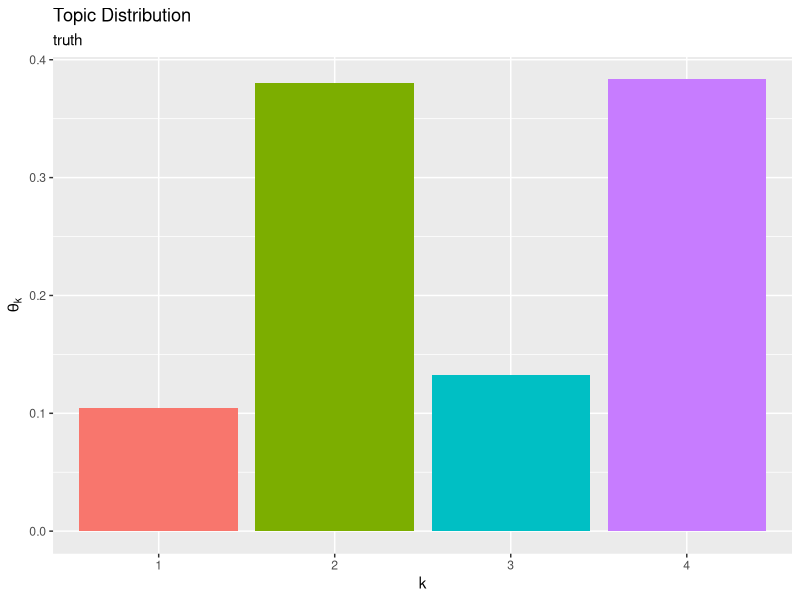
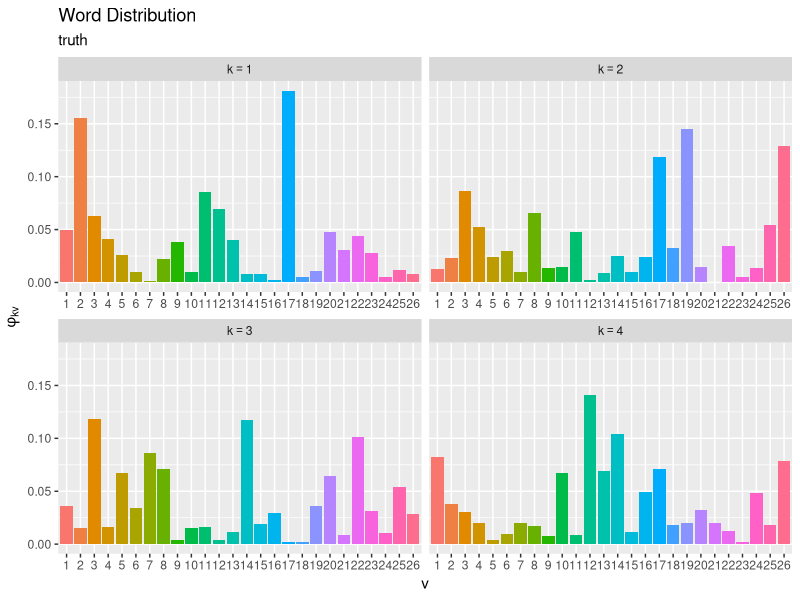

Reproduce these figures in R, in order. (Note: this script raises an error after producing the figures.)

# ch3.3 混合ユニグラムモデル:EMアルゴリズム(最尤推定) --------------------------

# 利用パッケージ
library(tidyverse)
library(gganimate)
library(gtools)

# チェック用
library(ggplot2)


# 文書データの簡易生成 --------------------------------------------------------------

### ・真の分布の設定 -----

# 文書数を指定
D <- 20

# 語彙数を指定
V <- 26

# トピック数を指定
K <- 4


# 真のトピック分布を生成
theta_true_k <- MCMCpack::rdirichlet(n = 1, alpha = rep(1, times = K)) |> 
  as.vector()

# 作図用のデータフレームを作成
true_topic_df <- tibble::tibble(
  topic = factor(1:K), # トピック番号
  probability = theta_true_k # 割り当て確率
)

# 真のトピック分布を作図
ggplot() + 
  geom_bar(data = true_topic_df, mapping = aes(x = topic, y = probability, fill = topic), 
           stat = "identity", show.legend = FALSE) + # トピック分布
  labs(title = "Topic Distribution", 
       subtitle = "truth", 
       x = "k", y = expression(theta[k]))


# 真の単語分布を生成
phi_true_kv <- MCMCpack::rdirichlet(n = K, alpha = rep(1, times = V))

# 作図用のデータフレームを作成
true_word_df <- phi_true_kv |> 
  tibble::as_tibble() |> 
  tibble::add_column(
    topic = factor(1:K) # トピック番号
  ) |> 
  tidyr::pivot_longer(
    cols = !topic, 
    names_to = "vocabulary", # 列名を語彙番号に変換
    names_prefix = "V", 
    names_ptypes = list(vocabulary = factor()), 
    values_to = "probability" # 出現確率列をまとめる
  )

# 真の単語分布を作図
ggplot() + 
  geom_bar(data = true_word_df, mapping = aes(x = vocabulary, y = probability, fill = vocabulary), 
           stat = "identity", show.legend = FALSE) + # 単語分布
  facet_wrap(topic ~ ., labeller = label_bquote(k==.(topic)), scales = "free_x") + # 分割
  labs(title = "Word Distribution", 
       subtitle = "truth", 
       x = "v", y = expression(phi[kv]))


### ・文書データの生成 -----

# 文書を生成
z_d  <- rep(NA, times = D)
N_d  <- rep(NA, times = D)
N_dv <- matrix(NA, nrow = D, ncol = V)
for(d in 1:D) {
  
  # 文書dのトピックを生成
  one_hot_k <- rmultinom(n = 1, size = 1, prob = theta_true_k) |> 
    as.vector()
  k <- which(one_hot_k == 1) # トピック番号を抽出
  z_d[d] <- k
  
  # 単語数を決定
  N_d[d] <- sample(100:200, size = 1) # 範囲を指定
  
  # トピックkに従い単語を生成
  N_dv[d, ] <- rmultinom(n = 1, size = N_d[d], prob = phi_true_kv[k, ]) |> 
    as.vector()
}

# 作図用のデータフレームを作成
freq_df <- N_dv |> 
  tibble::as_tibble() |> 
  tibble::add_column(
    document = factor(1:D), # 文書番号
    word_count = N_d, # 単語数
    topic = factor(z_d) # 割り当てトピック
  ) |> 
  tidyr::pivot_longer(
    cols = !c(document, word_count, topic), 
    names_to = "vocabulary", # 列名を語彙番号に変換
    names_prefix = "V", 
    names_ptypes = list(vocabulary = factor()), 
    values_to = "frequency" # 出現度数列をまとめる
  ) |> 
  dplyr::mutate(
    relative_frequency = frequency / N_d[d] # 相対度数
  )

# 度数を作図
ggplot() + 
  geom_bar(data = freq_df, mapping = aes(x = vocabulary, y = frequency, fill = vocabulary), 
           stat = "identity", show.legend = FALSE) + # 出現度数
  facet_wrap(document ~ ., labeller = label_bquote(list(d==.(document), N[d]==.(N_d[document]))), scales = "free_x") + # 分割
  labs(title = "Word Frequency", 
       x = "v", y = expression(N[dv]))

# 真のトピック分布を複製
tmp_word_df <- tidyr::expand_grid(
  document = factor(1:D), # 文書番号
  true_word_df
) |> # 文書数分にトピック分布を複製
  dplyr::filter(topic == z_d[document]) # 割り当てられたトピックを抽出
tmp_word_df

# 度数と単語分布を比較
ggplot() + 
  geom_bar(data = freq_df, mapping = aes(x = vocabulary, y = relative_frequency, fill = vocabulary, linetype = "sample"), 
           stat = "identity", alpha = 0.5) + # 出現度数
  geom_bar(data = tmp_word_df, mapping = aes(x = vocabulary, y = probability, color = vocabulary, linetype = "truth"), 
           stat = "identity", alpha = 0) + # 単語分布
  facet_wrap(document ~ ., labeller = label_bquote(list(d==.(document), z[d]==.(z_d[document]))), scales = "free_x") + # 分割
  scale_x_discrete(breaks = 1:V, labels = LETTERS[1:V]) + # x軸目盛:(雰囲気用の演出)
  scale_linetype_manual(breaks = c("sample", "truth"), values = c("solid", "dashed"), name = "distribution") + # 線の種類:(凡例表示用)
  guides(color = "none", fill = "none", 
         linetype = guide_legend(override.aes = list(color = c("black", "black"), fill = c("white", "white")))) + # 凡例の体裁:(凡例表示用)
  labs(title = "Word Frequency", 
       x = "v", y = expression(frac(N[dv], N[d])))


# EMアルゴリズム(最尤推定) --------------------------------------------------------------------

# トピック数を指定
K <- 4

# 文書数と語彙数を取得
D <- nrow(N_dv)
V <- ncol(N_dv)


# 試行回数を指定
MaxIter <- 20

# 負担率qの初期化
q_dk <- matrix(0, nrow = D, ncol = K)

# トピック分布θの初期化
tmp_theta_k <- runif(n = K, min = 0, max = 1)
theta_k     <- tmp_theta_k / sum(tmp_theta_k) # 正規化

# 単語分布Φの初期化
tmp_phi_kv <- runif(n = K*V, min = 0, max = 1) |> 
  matrix(nrow = K, ncol = V)
phi_kv     <- tmp_phi_kv / rowSums(tmp_phi_kv) # 正規化

# 推移の確認用の受け皿を作成
trace_theta_ki <- matrix(NA, nrow = K, ncol = MaxIter+1)
trace_phi_kvi  <- array(NA, dim = c(K, V, MaxIter+1))

# 初期値を保存
trace_theta_ki[, 1]  <- theta_k
trace_phi_kvi[, , 1] <- phi_kv

# EMアルゴリズムによる最尤推定
for(i in 1:MaxIter){
  
  # 次ステップのパラメータの初期化
  new_theta_k <- rep(0, K)
  new_phi_kv <- matrix(0, nrow = K, ncol = V)
  
  for(d in 1:D){ ## (各文書)
    for(k in 1:K){ ## (各トピック)
      
      # 負担率qの計算:式(3.3)
      log_term_k <- log(theta_k + 1e-7) + colSums(N_dv[d, ] * log(t(phi_kv) + 1e-7)) # 分子
      log_term_k <- log_term_k - min(log_term_k) # アンダーフロー対策
      log_term_k <- log_term_k - max(log_term_k) # オーバーフロー対策
      q_dk[d, k] <- exp(log_term_k[k]) / sum(exp(log_term_k)) # 正規化
      
      # トピック分布θの計算:式(3.7)の分子
      new_theta_k[k] <- new_theta_k[k] + q_dk[d, k]
      
      for(v in 1:V){ ## (各語彙)
        
        # 単語分布Φの計算:式(3.8)の分子
        new_phi_kv[k, v] <- new_phi_kv[k, v] + q_dk[d, k] * N_dv[d, v]
        
      } ## (各語彙)
    } ## (各トピック)
  } ## (各文書)
  
  # パラメータの正規化と更新
  theta_k <- new_theta_k / sum(new_theta_k)
  phi_kv  <- new_phi_kv / rowSums(new_phi_kv)
  
  # i回目の更新値を保存
  trace_theta_ki[, i+1]  <- theta_k
  trace_phi_kvi[, , i+1] <- phi_kv
  
  # 動作確認
  message("\r", i, "/", MaxIter, appendLF = FALSE)
}


# 推定結果の可視化 ---------------------------------------------------------------

### ・分布の確認 -----

# 作図用のデータフレームを作成
topic_df <- tibble::tibble(
  topic = factor(1:K), # トピック番号
  probability = theta_k # 割り当て確率
)

# 推定トピック分布を作図
ggplot() + 
  geom_bar(data = topic_df, mapping = aes(x = topic, y = probability, fill = topic), 
           stat = "identity", show.legend = FALSE) + # トピック分布
  labs(title = "Topic Distribution", 
       subtitle = "EM Algorithm", 
       x = "k", y = expression(theta[k]))


# 作図用のデータフレームを作成
word_df <- phi_kv |> 
  tibble::as_tibble() |> 
  tibble::add_column(
    topic = factor(1:K) # トピック番号
  ) |> 
  tidyr::pivot_longer(
    cols = !topic, 
    names_to = "vocabulary", # 列名を語彙番号に変換
    names_prefix = "V", 
    names_ptypes = list(vocabulary = factor()), 
    values_to = "probability" # 出現確率列をまとめる
  )

# 推定単語分布を作図
ggplot() + 
  geom_bar(data = word_df, mapping = aes(x = vocabulary, y = probability, fill = vocabulary), 
           stat = "identity", show.legend = FALSE) + # 単語分布
  facet_wrap(topic ~ ., labeller = label_bquote(k==.(topic)), scales = "free_x") + # 分割
  labs(title = "Word Distribution", 
       subtitle = "EM Algorithm", 
       x = "v", y = expression(phi[kv]))


### ・更新推移の確認 -----

# 作図用のデータフレームを作成
trace_topic_df <- trace_theta_ki |> 
  tibble::as_tibble() |> 
  tibble::add_column(
    topic = factor(1:K) # トピック番号
  ) |> 
  tidyr::pivot_longer(
    cols = !topic, 
    names_to = "iteration", # 列名を試行番号に変換
    names_prefix = "V", 
    names_transform = list(iteration = as.numeric), 
    values_to = "probability" # 割り当て確率列をまとめる
  ) |> 
  dplyr::mutate(
    iteration = iteration - 1
  )

# トピック分布の推移を作図
ggplot() + 
  geom_line(data = trace_topic_df, mapping = aes(x = iteration, y = probability, color = topic), 
            alpha = 0.5, size = 1) + # 更新推移
  labs(title = "Topic Distribution", 
       subtitle = "EM Algorithm", 
       color = "k", 
       x = "iteration", y = expression(theta[k]))


# 作図用のデータフレームを作成
trace_word_df <- trace_phi_kvi |> 
  tibble::as_tibble() |> 
  tibble::add_column(
    topic = factor(1:K) # トピック番号
  ) |> 
  tidyr::pivot_longer(
    cols = !topic, 
    names_to = "vi", # 列名を語彙番号×試行番号に変換
    names_prefix = "V", 
    names_transform = list("vi" = as.numeric), 
    values_to = "probability" # 出現確率列をまとめる
  ) |> 
  dplyr::arrange(vi, topic) |> 
  dplyr::bind_cols(
    tidyr::expand_grid(
      iteration = 0:MaxIter, # 試行番号
      vocabulary = factor(1:V), # 語彙番号
      tmp_topic = 1:K
    ) |> # 試行ごとに語彙番号を複製
      dplyr::select(!tmp_topic)
  )

# 単語分布の推移を作図
ggplot() + 
  geom_line(data = trace_word_df, mapping = aes(x = iteration, y = probability, color = vocabulary), 
            alpha = 0.5, size = 1) + # 更新推移
  facet_wrap(topic ~ ., labeller = label_bquote(k==.(topic))) + # 分割
  labs(title = "Topic Distribution", 
       subtitle = "EM Algorithm", 
       color = "v", 
       x = "iteration", y = expression(phi[kv]))


# 推定トピック分布のアニメーションを作図
anime_topic_graph <- ggplot() + 
  geom_bar(data = trace_topic_df, mapping = aes(x = topic, y = probability, fill = topic), 
           stat = "identity", show.legend = FALSE) + # トピック分布
  gganimate::transition_manual(frames = iteration) + # フレーム
  labs(title = "Topic Distribution", 
       subtitle = "iteration = {current_frame}", 
       x = "k", y = expression(theta[k]))

# gif画像を作成
gganimate::animate(plot = anime_topic_graph, nframes = MaxIter+1, fps = 5, width = 600, height = 450)

# 推定単語分布のアニメーションを作図
anime_word_graph <- ggplot() + 
  geom_bar(data = trace_word_df, mapping = aes(x = vocabulary, y = probability, fill = vocabulary), 
           stat = "identity", show.legend = FALSE) + # 単語分布
  gganimate::transition_manual(frames = iteration) + # フレーム
  facet_wrap(topic ~ ., labeller = label_bquote(k==.(topic)), scales = "free_x") + # 分割
  labs(title = "Word Distribution", 
       subtitle = "iteration = {current_frame}", 
       x = "v", y = expression(phi[kv]))

# gif画像を作成
gganimate::animate(plot = anime_word_graph, nframes = MaxIter+1, fps = 5, width = 800, height = 600)


### ・真の分布との比較 -----

# KLダイバージェンスを計算
kl_df <- tidyr::expand_grid(
  group = 1:gamma(K+1), # 組み合わせ番号
  k = 1:K # 真のトピック番号
) |> # トピック番号を複製
  tibble::add_column(
    j = gtools::permutations(n = K, r = K, v = 1:K) |> 
      t() |> 
      as.vector() # トピック番号の順列組み合わせ
  ) |> 
  dplyr::group_by(group) |> # 組み合わせごとの計算用
  dplyr::mutate(
    # KL情報量を計算
    kl_topic = sum(theta_true_k * (log(theta_true_k) - log(theta_k[j]))), 
    kl_word = sum(phi_true_kv * (log(phi_true_kv) - log(phi_kv[j, ]))), 
    kl = kl_topic + kl_word/V
  ) |> 
  dplyr::ungroup() |> 
  dplyr::arrange(kl) # KL情報量の小さい順に並び替え

# KL情報量が最小となるトピック番号を抽出
adapt_idx <- kl_df |> 
  dplyr::slice_head(n = K) |> # 最小の組み合わせを抽出
  dplyr::pull(j) # ベクトルに変換


# 作図用のデータフレームを作成
topic_df <- tibble::tibble(
  k = factor(adapt_idx), # 推定時のトピック番号
  topic = factor(1:K), # 真の分布に対応したトピック番号
  probability = theta_k[adapt_idx] # 割り当て確率
)

# トピック分布を作図
ggplot() + 
  geom_bar(data = topic_df, mapping = aes(x = topic, y = probability, fill = k, linetype = "result"), 
           stat = "identity", alpha = 0.5) + # 推定トピック分布
  geom_bar(data = true_topic_df, mapping = aes(x = topic, y = probability, color = topic, linetype = "truth"), 
           stat = "identity", alpha = 0) + # 真のトピック分布
  scale_linetype_manual(breaks = c("result", "truth"), values = c("solid", "dashed"), name = "distribution") + # 線の種類:(凡例表示用)
  guides(color = "none", fill = "none", 
         linetype = guide_legend(override.aes = list(color = c("black", "black"), fill = c("white", "white")))) + # 凡例の体裁:(凡例表示用)
  labs(title = "Topic Distribution", 
       subtitle = "EM Algorithm", 
       x = "k", y = expression(theta[k]))


# 作図用のデータフレームを作成
word_df <- phi_kv[adapt_idx, ] |> 
  tibble::as_tibble() |> 
  tibble::add_column(
    k = factor(adapt_idx), # 推定時のトピック番号
    topic = factor(1:K) # 真の分布に対応したトピック番号
  ) |> 
  tidyr::pivot_longer(
    cols = !c(k, topic), 
    names_prefix = "V", 
    names_to = "vocabulary", # 列名を語彙番号に変換
    names_ptypes = list(vocabulary = factor()), 
    values_to = "probability" # 出現確率列をまとめる
  )

# 単語分布を作図
ggplot() + 
  geom_bar(data = word_df, mapping = aes(x = vocabulary, y = probability, fill = vocabulary, linetype = "result"), 
           stat = "identity", alpha = 0.5) + # 推定単語分布
  geom_bar(data = true_word_df, mapping = aes(x = vocabulary, y = probability, color = vocabulary, linetype = "truth"), 
           stat = "identity", alpha = 0) + # 真の単語分布
  facet_wrap(topic ~ ., labeller = label_bquote(k==.(topic)), scales = "free_x") + # 分割
  scale_linetype_manual(breaks = c("result", "truth"), values = c("solid", "dashed"), name = "distribution") + # 線の種類:(凡例表示用)
  guides(color = "none", fill = "none", 
         linetype = guide_legend(override.aes = list(color = c("black", "black"), fill = c("white", "white")))) + # 凡例の体裁:(凡例表示用)
  labs(title = "Word Distribution", 
       subtitle = "EM Algorithm", 
       x = "v", y = expression(phi[kv]))


# 作図用のデータフレームを作成
trace_topic_df <- trace_theta_ki[adapt_idx, ] |> 
  tibble::as_tibble() |> 
  tibble::add_column(
    k = factor(adapt_idx), # 推定時のトピック番号
    topic = factor(1:K) # 真の分布に対応付けたトピック番号
  ) |> 
  tidyr::pivot_longer(
    cols = !c(k, topic), 
    names_to = "iteration", # 列名を試行番号に変換
    names_prefix = "V", 
    names_transform = list(iteration = as.numeric), 
    values_to = "probability" # 割り当て確率列をまとめる
  ) |> 
  dplyr::mutate(
    iteration = iteration - 1
  )

# 真のトピック分布を複製
anime_true_topic_df <- tidyr::expand_grid(
  iteration = 0:MaxIter, # 試行番号
  true_topic_df
)

# トピック分布のアニメーションを作図
anime_topic_graph <- ggplot() + 
  geom_bar(data = trace_topic_df, mapping = aes(x = topic, y = probability, fill = k, linetype = "result"), 
           stat = "identity", alpha = 0.5) + # 推定トピック分布
  geom_bar(data = anime_true_topic_df, mapping = aes(x = topic, y = probability, color = topic, linetype = "truth"), 
           stat = "identity", alpha = 0) + # 真のトピック分布
  gganimate::transition_manual(frames = iteration) + # フレーム
  scale_linetype_manual(breaks = c("result", "truth"), values = c("solid", "dashed"), name = "distribution") + # 線の種類:(凡例表示用)
  guides(color = "none", fill = "none", 
         linetype = guide_legend(override.aes = list(color = c("black", "black"), fill = c("white", "white")))) + # 凡例の体裁:(凡例表示用)
  labs(title = "Topic Distribution", 
       subtitle = "iteration = {current_frame}", 
       x = "k", y = expression(theta[k]))

# gif画像を作成
gganimate::animate(plot = anime_topic_graph, nframes = MaxIter+1, fps = 5, width = 700, height = 450)


# 作図用のデータフレームを作成
trace_word_df <- trace_phi_kvi[adapt_idx, , ] |> 
  tibble::as_tibble() |> 
  tibble::add_column(
    k = factor(adapt_idx), # 推定時のトピック番号
    topic = factor(1:K) # 真の分布に対応付けたトピック番号
  ) |> 
  tidyr::pivot_longer(
    cols = !c(k, topic), 
    names_to = "vi", # 列名を語彙番号×試行番号に変換
    names_prefix = "V", 
    names_transform = list("vi" = as.numeric), 
    values_to = "probability" # 出現確率列をまとめる
  ) |> 
  dplyr::arrange(vi, topic) |> 
  dplyr::bind_cols(
    tidyr::expand_grid(
      iteration = 0:MaxIter, # 試行番号
      vocabulary = factor(1:V), # 語彙番号
      tmp_topic = 1:K
    ) |> # 試行ごとに語彙番号を複製
      dplyr::select(!tmp_topic)
  )

# 真の単語分布を複製
anime_true_word_df <- tidyr::expand_grid(
  iteration = 0:MaxIter, # 試行番号
  true_word_df
)

# 単語分布のアニメーションを作図
anime_word_graph <- ggplot() + 
  geom_bar(data = trace_word_df, mapping = aes(x = vocabulary, y = probability, fill = vocabulary, linetype = "result"), 
           stat = "identity", alpha = 0.5) + # 推定単語分布
  geom_bar(data = anime_true_word_df, mapping = aes(x = vocabulary, y = probability, color = vocabulary, linetype = "truth"), 
           stat = "identity", alpha = 0) + # 真の単語分布
  gganimate::transition_manual(frames = iteration) + # フレーム
  facet_wrap(topic ~ ., labeller = label_bquote(k==.(topic)), scales = "free_x") + # 分割
  scale_linetype_manual(breaks = c("result", "truth"), values = c("solid", "dashed"), name = "distribution") + # 線の種類:(凡例表示用)
  guides(color = "none", fill = "none", 
         linetype = guide_legend(override.aes = list(color = c("black", "black"), fill = c("white", "white")))) + # 凡例の体裁:(凡例表示用)
  labs(title = "Word Distribution", 
       subtitle = "iteration = {current_frame}", 
       x = "v", y = expression(phi[kv]))

# gif画像を作成
gganimate::animate(plot = anime_word_graph, nframes = MaxIter+1, fps = 5, width = 900, height = 600)
